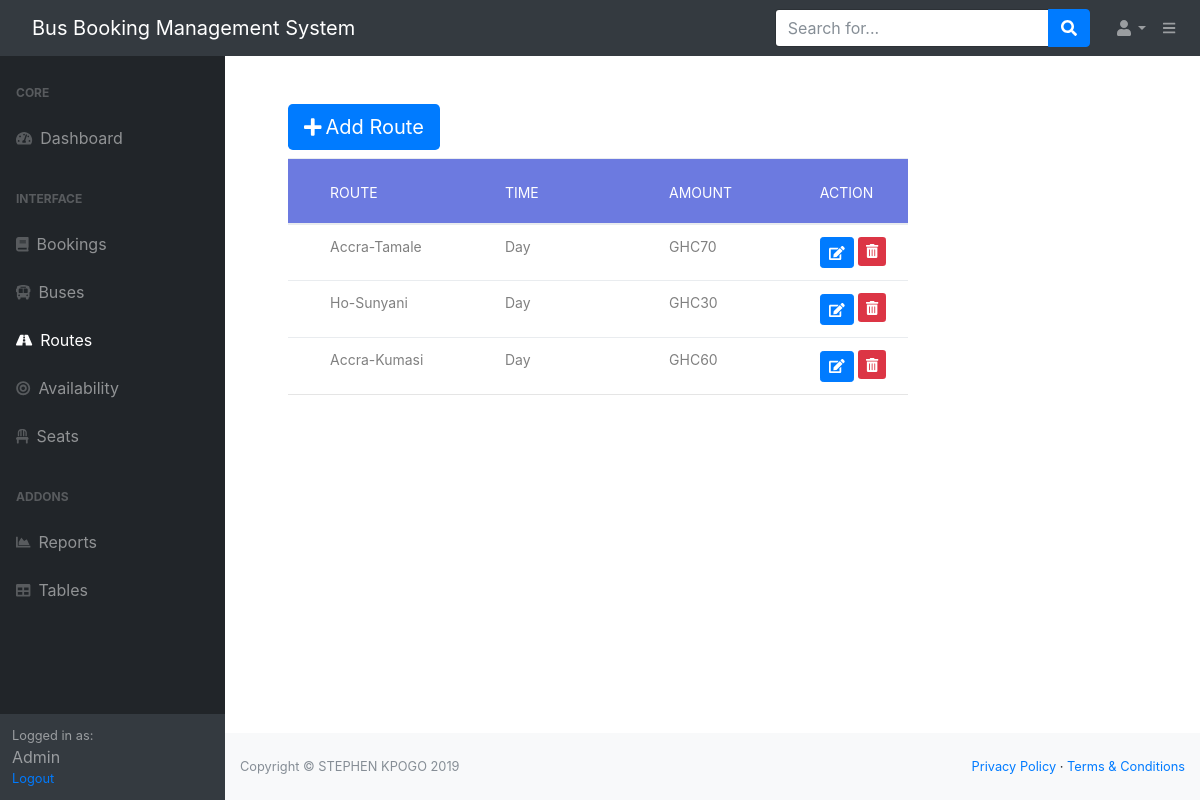
Page /routes (signed in) on the earlier database version.
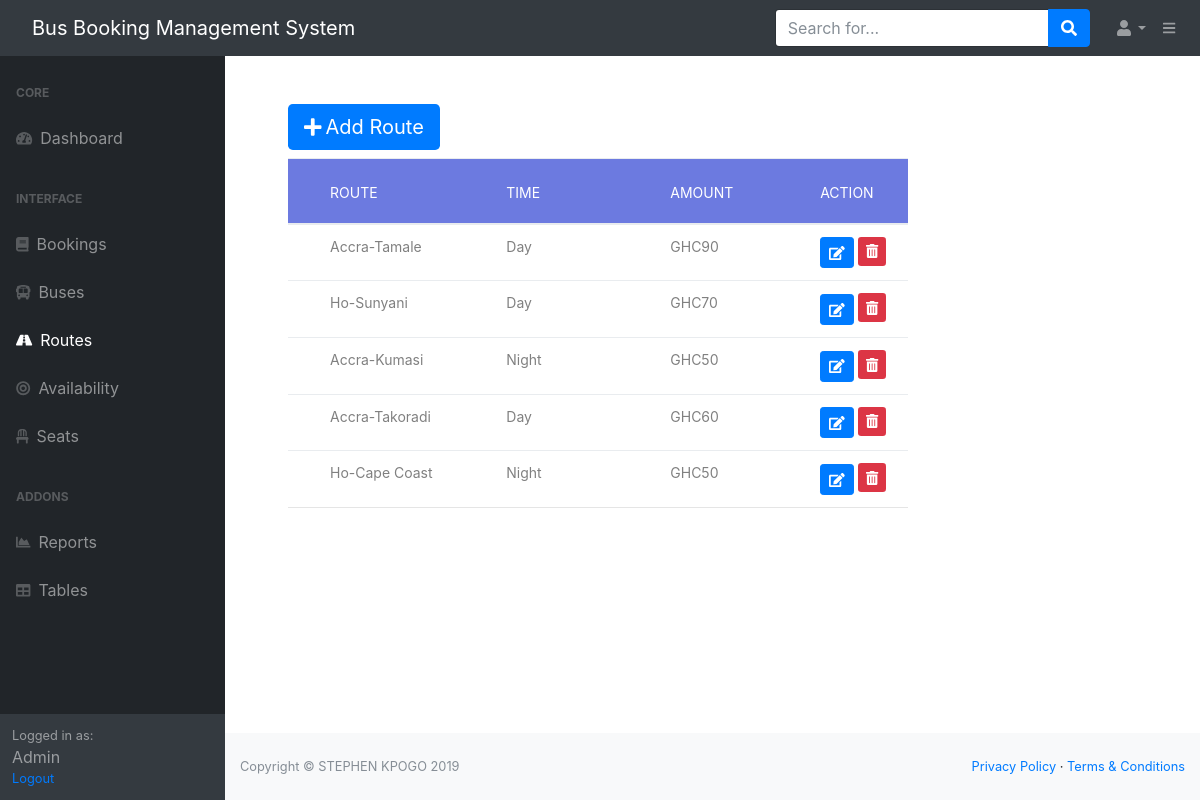
Same page on the later database version.
### bbs/models.py (models this page shows, shortened)
class Route(db.Model):
    id = db.Column(db.Integer, primary_key=True)
    name = db.Column(db.String(60), nullable=False)
    time = db.Column(db.String(60), nullable=False)
    amount = db.Column(db.Integer(), nullable=False)
    availability = db.relationship('Availability', backref='route')
    booking = db.relationship('Booking', backref='route')

### bbs/admin/routes.py (the view)
@myadmin.route('/routes',methods=['GET','POST'])
@roles_required('admin')
def routes():
    routes = Route.query.all()
    form = AddRouteForm()
    if form.validate_on_submit():
        route = Route(name=form.name.data,time=form.time.data,amount=form.amount.data)
        db.session.add(route)
        db.session.commit()
        flash(f'Route {form.name.data} has been added','success')
        return redirect(url_for('myadmin.routes'))
    return render_template('/admin/routes.html',routes=routes,form=form)

### bbs/forms.py
class AddRouteForm(FlaskForm):
    name = StringField('Route Name', validators=[DataRequired(),Length(min=3,max=40)])
    time = SelectField('Time',choices=[('Day','Day'),('Night','Night')])
    amount = IntegerField('Amount',validators=[DataRequired()])
    submit = SubmitField('Add Route')

### bbs/templates/admin/routes.html (shortened to what this page needs)
{% extends "admin/admin_layout.html"%}
{% block content%}
<div class="table100 ver3 col-8 m-b-110 ml-5 mr-5 mt-5">
    <div class="mt-5 mb-2 ">
        <button type="button" class="btn-lg btn-primary" data-toggle="modal" data-target="#AddRouteModal"><i class="fas fa-plus mr-1"></i>Add Route</button>
     </div>
<table class="table table-hover">
  <thead>
    <tr class="row100 head">
      <th class="column100 column1" data-column="column2">Route</th>
      <th class="column100 column1" data-column="column2">Time</th>
      <th class="column100 column1" data-column="column2">Amount</th>
      <th class="column100 column8" data-column="column8">Action</th>
    </tr>
  </thead>
  <tbody>
    {% for route in routes%}
    <tr class="">
      <td class="column100 column1" data-column="column1">{{route.name}}</td>
      <td class="column100 column1" data-column="column1">{{route.time}}</td>
      <td class="column100 column1" data-column="column1">GHC{{route.amount}}</td>
     <td class="column100 column8" data-column="column8"><a class="btn btn-sm btn-primary" href="{{url_for('myadmin.edit_route',id=route.id)}}">
         <i class="fas fa-edit"></i></a>
      <a type="button" class="btn-sm btn-danger" href="{{url_for('myadmin.delete',id=route.id)}}"> <i class="fas fa-trash-alt"></i></a>
        </td>
        </tr>
    {% endfor %}
  </tbody>
</table>
</div>
{% endblock content%}

Differences in the rows shown:
changed Route "Accra-Tamale": amount "70" → "90"
changed Route "Ho-Sunyani": amount "30" → "70"
changed Route "Accra-Kumasi": time "Day" → "Night"; amount "60" → "50"
added Route: name "Accra-Takoradi", time "Day", amount "60"
added Route: name "Ho-Cape Coast", time "Night", amount "50"
